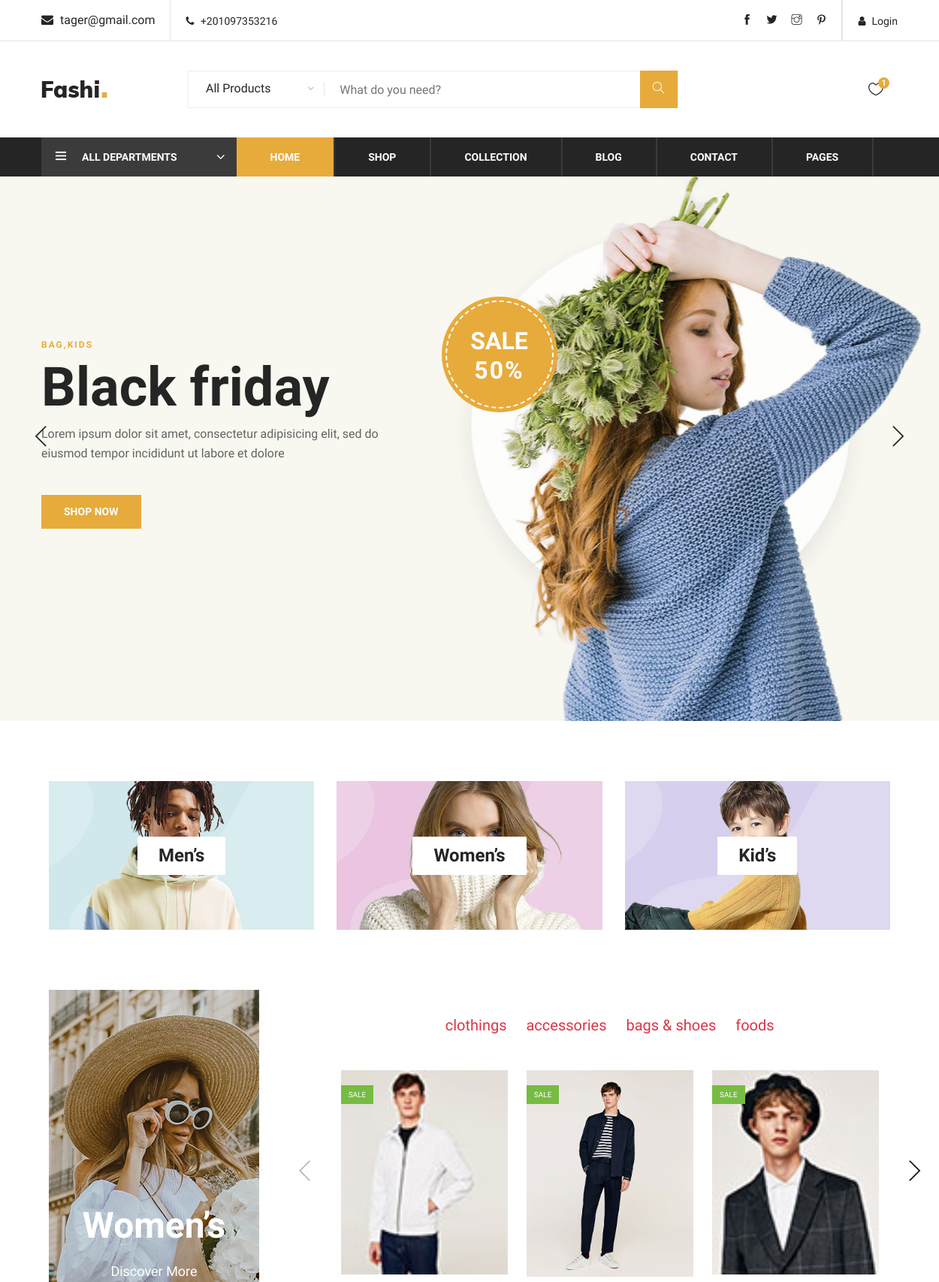
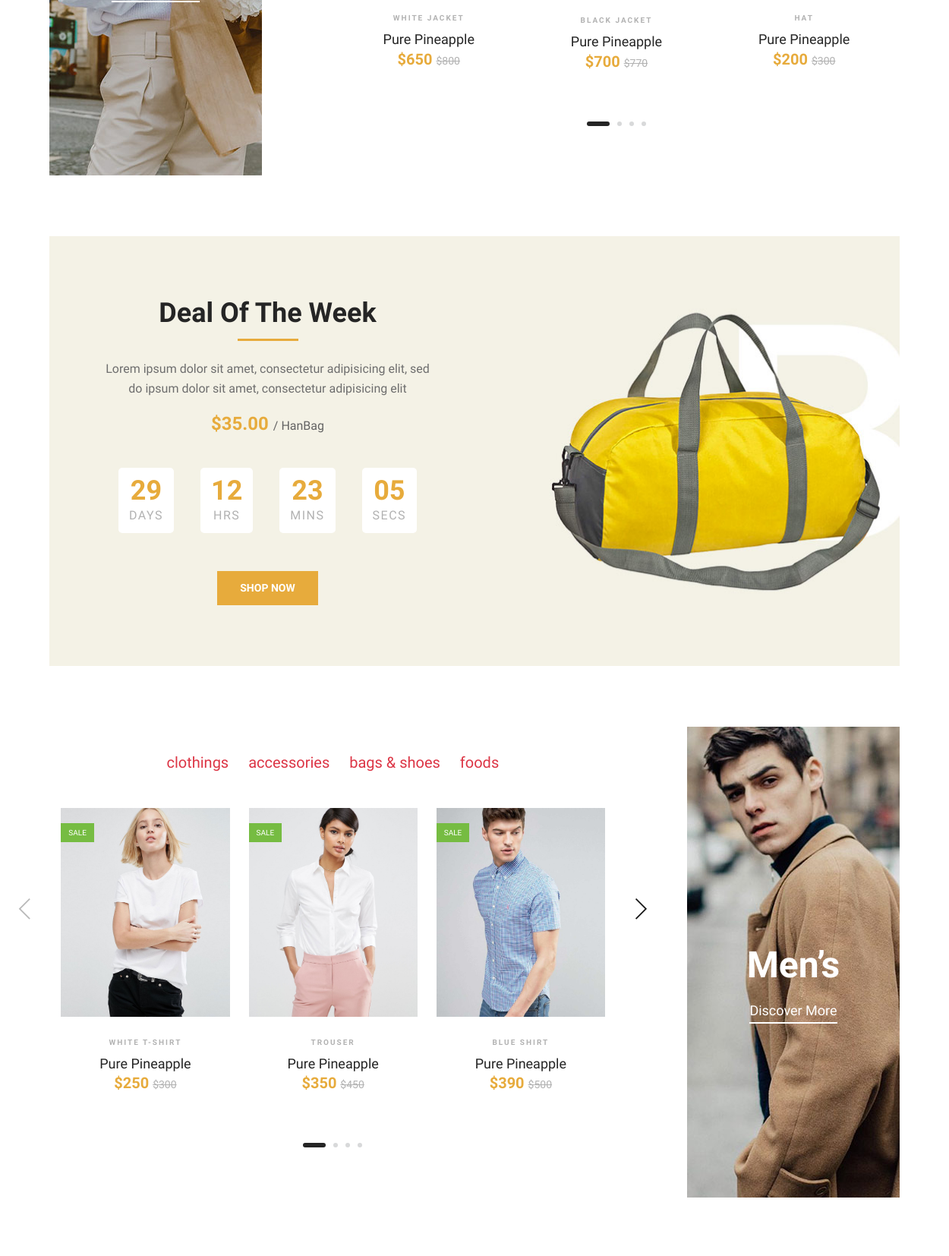
The page / (upper part) on the database its author committed (2 pictures, top to bottom).
### tables this page shows
CREATE TABLE `side_info` (
  `id` int(11) NOT NULL,
  `site_name` varchar(50) NOT NULL,
  `site_image` text NOT NULL,
  `site_address` varchar(50) NOT NULL,
  `site_location` text NOT NULL,
  `site_phone` varchar(30) NOT NULL,
  `site_email` varchar(50) NOT NULL,
  `site_facebook` varchar(50) NOT NULL,
  `site_twitter` varchar(50) NOT NULL,
  `site_pinterest` varchar(50) NOT NULL,
  `site_instagram` varchar(50) NOT NULL
);

CREATE TABLE `categories` (
  `id` int(11) NOT NULL,
  `c_name` varchar(50) NOT NULL,
  `c_image` text NOT NULL,
  `status` enum('0','1') NOT NULL
);

CREATE TABLE `products` (
  `id` int(11) NOT NULL,
  `p_name` varchar(50) NOT NULL,
  `p_price` float NOT NULL,
  `p_discount` float NOT NULL,
  `p_image` varchar(100) NOT NULL,
  `p_desc` text NOT NULL,
  `p_stock` tinyint(4) NOT NULL,
  `p_rate` tinyint(4) NOT NULL DEFAULT 0,
  `p_date` date NOT NULL DEFAULT current_timestamp(),
  `id_category` int(11) NOT NULL
);

### index.php (the view, shortened to what this page needs)
<?php include('design_website/header.php');?>
    <header class="header-section">
      <?php include('design_website/header_top.php');?>
      <?php include('design_website/navbar.php');?>
    </header>
    <section class="hero-section">
        <div class="hero-items owl-carousel">
            <div class="single-hero-items set-bg" data-setbg="img/hero-1.jpg">
                <div class="container">
                    <div class="row">
                        <div class="col-lg-5">
                            <span>Bag,kids</span>
                            <h1>Black friday</h1>
                            <p>Lorem ipsum dolor sit amet, consectetur adipisicing elit, sed do eiusmod tempor
                                incididunt ut labore et dolore</p>
                            <a href="#" class="primary-btn">Shop Now</a>
                        </div>
                    </div>
                    <div class="off-card">
                        <h2>Sale <span>50%</span></h2>
                    </div>
                </div>
            </div>
        </div>
    </section>
    <div class="banner-section spad">
        <div class="container-fluid">
            <div class="row">
                <div class="col-lg-4">
                    <div class="single-banner">
                        <div class="inner-text">
                            <h4>Men’s</h4>
                        </div>
                    </div>
                </div>
                <div class="col-lg-4">
                    <div class="single-banner">
                        <div class="inner-text">
                            <h4>Women’s</h4>
                        </div>
                    </div>
                </div>
                <div class="col-lg-4">
                    <div class="single-banner">
                        <div class="inner-text">
                            <h4>Kid’s</h4>
                        </div>
                    </div>
                </div>
            </div>
        </div>
    </div>
    <section class="women-banner spad">
        <div class="container-fluid">
            <div class="row">
                <div class="col-lg-3">
                    <div class="product-large set-bg" data-setbg="img/products/women-large.jpg">
                        <h2>Women’s</h2>
                        <a href="#">Discover More</a>
                    </div>
                </div>
                <div class="col-lg-8 offset-lg-1">
                    <div class="filter-control">
                        <ul>
<?php
$select_cate = "SELECT id , c_name FROM categories";
$rsl_cate = $conn->query($select_cate);
foreach($rsl_cate  as $row_cate){
?>
        <li class=""><a class="stretched-link text-danger" href="index.php?id=<?=$row_cate['id']?>"><?=$row_cate['c_name']?></a></li>
<?php
}
?>
         </ul>
         </div>
         <div class="product-slider owl-carousel">
<?php
if(isset($_GET['id'])){
    $id= $_GET['id'];
    $select_product= "SELECT * FROM products WHERE id_category = $id ORDER BY id DESC LIMIT 12 ";
}else{
    $select_product= "SELECT * FROM products ORDER BY id DESC LIMIT 12";
}
$rsl_product = $conn->query($select_product);
foreach($rsl_product as $row_product){
?>
                        <div class="product-item">
                            <div class="pi-pic">
                                <img src="images/products/<?=$row_product['p_image']?>" alt="<?=$row_product['p_name']?>">
                                <div class="sale">Sale</div>
                            </div>
                            <div class="pi-text">
                                <div class="catagory-name"><?=$row_product['p_name']?></div>
                                <a href="#">
                                    <h5>Pure Pineapple</h5>
                                </a>
                                <div class="product-price">
                                    $<?=$row_product['p_discount']?>
                                    <span>$<?=$row_product['p_price']?></span>
                                </div>
                            </div>
                        </div>
<?php
}
?>
                    </div>
                </div>
            </div>
        </div>
    </section>
    <section class="deal-of-week set-bg spad" data-setbg="img/time-bg.jpg">
        <div class="container">
            <div class="col-lg-6 text-center">
                <div class="section-title">
                    <h2>Deal Of The Week</h2>
                    <p>Lorem ipsum dolor sit amet, consectetur adipisicing elit, sed<br /> do ipsum dolor sit amet,
                        consectetur adipisicing elit </p>
                    <div class="product-price">
                        $35.00
                        <span>/ HanBag</span>
                    </div>
                </div>
                <div class="countdown-timer" id="countdown">
                </div>
                <a href="#" class="primary-btn">Shop Now</a>
            </div>
        </div>
    </section>
    <section class="man-banner spad">
        <div class="container-fluid">
            <div class="row">
                <div class="col-lg-8">
                    <div class="filter-control">
                    <ul>
<?php
$select_cate = "SELECT id , c_name FROM categories";
$rsl_cate = $conn->query($select_cate);
foreach($rsl_cate  as $row_cate){
?>
        <li class=""><a class="stretched-link text-danger" href="index.php?id=<?=$row_cate['id']?>"><?=$row_cate['c_name']?></a></li>
<?php
}
?>
         </ul>
         </div>
         <div class="product-slider owl-carousel">
<?php
if(isset($_GET['id'])){
    $id= $_GET['id'];
    $select_product= "SELECT * FROM products WHERE id_category = $id ORDER BY id DESC LIMIT 12 ";
}else{
    $select_product= "SELECT * FROM products ORDER BY id  LIMIT 12";
}
$rsl_product = $conn->query($select_product);
foreach($rsl_product as $row_product){
?>
                        <div class="product-item">
                            <div class="pi-pic">
                                <img src="images/products/<?=$row_product['p_image']?>" alt="<?=$row_product['p_name']?>">
                                <div class="sale">Sale</div>
                            </div>
                            <div class="pi-text">
                                <div class="catagory-name"><?=$row_product['p_name']?></div>
                                <a href="#">
                                    <h5>Pure Pineapple</h5>
                                </a>
                                <div class="product-price">
                                    $<?=$row_product['p_discount']?>
                                    <span>$<?=$row_product['p_price']?></span>
                                </div>
                            </div>
                        </div>
<?php
}
?>
                    </div>
                </div>
                <div class="col-lg-3 offset-lg-1">
                    <div class="product-large set-bg m-large" data-setbg="img/products/man-large.jpg">
                        <h2>Men’s</h2>
                        <a href="#">Discover More</a>
                    </div>
                </div>
            </div>
        </div>
    </section>
    <?php include('design_website/footer.php');?>

### design_website/header_top.php (shortened to what this page needs)
<?php
$select_info="SELECT * FROM side_info";
$rslt_info=$conn->query($select_info);
$row_info=$rslt_info->fetch_assoc();
?>
<div class="header-top">
                <div class="container">
                <div class="<?php if(isset($_SESSION['user_web'])) echo 'ht-right';?>">
                <div class="ht-left">
                    <div class="mail-service">
                        <i class=" fa fa-envelope"></i>
                       <?=$row_info['site_email'];?>
                    </div>
                    <div class="phone-service">
                        <i class=" fa fa-phone"></i>
                        <?=$row_info['site_phone'];?>
                    </div>
                </div>
                <div class="ht-right">
                   <?php if (isset($_SESSION['user_web'])){?>
                   <a href="design_functions/logout.php" class="login-panel" >Logout</a>
                   <?php } else{?>
                   <a href="login.php" class="login-panel"><i class="fa fa-user"></i>Login</a>
                   <?php }?>
                    <div class="top-social">
                        <a href="<?=$row_info['site_facebook'];?>"><i class="ti-facebook"></i></a>
                        <a href="<?=$row_info['site_twitter'];?>"><i class="ti-twitter-alt"></i></a>
                        <a href="<?=$row_info['site_instagram'];?>"><i class="ti-instagram"></i></a>
                        <a href="<?=$row_info['site_pinterest'];?>"><i class="ti-pinterest"></i></a>
                    </div>
                </div>
                </div>
            </div>
        </div>
        <div class="container">
            <div class="inner-header">
                <div class="row">
                    <div class="col-lg-2 col-md-2">
                        <div class="logo">
                            <a href="./index.php">
                                <img src="img/logo.png" alt="">
                            </a>
                        </div>
                    </div>
                    <div class="col-lg-7 col-md-7"  >
                        <div class="advanced-search"  style="position: relative;">
                            <button type="button" class="category-btn">All Products &nbsp;&nbsp;  </button>
                            <div class="input-group">
                                <input type="text" placeholder="What do you need?" class="search_product">
                                <button type="button"><i class="ti-search"></i></button>
                            </div>
                        </div>
                        <div class="rslt_serch p-3 px-4 " style="z-index:33; position:absolute; top:55px ; left:35px; width:89%; " >
                        </div>
                    </div>
                    <div class="col-lg-3 text-right col-md-3">
                        <ul class="nav-right" style="display:<?=$display_none?>;"  >
                            <li class="heart-icon">
                                <a href="#">
                                    <i class="icon_heart_alt"></i>
                                    <span>1</span>
                                </a>
                            </li>
                        </ul>
                    </div>
                </div>
            </div>
        </div>

### rows shown on the page
side_info: site_email "tager@gmail.com", site_phone "+201097353216"
categories: c_name "clothings"
categories: c_name "accessories"
categories: c_name "bags & shoes"
categories: c_name "foods"
products: p_image (picture), p_name "WHITE JACKET", p_discount "650", p_price "800"
products: p_image (picture), p_name "BLACK JACKET", p_discount "700", p_price "770"
products: p_image (picture), p_name "HAT", p_discount "200", p_price "300"
products: p_image (picture), p_name "WHITE T-SHIRT", p_discount "250", p_price "300"
products: p_image (picture), p_name "TROUSER", p_discount "350", p_price "450"
products: p_image (picture), p_name "BLUE SHIRT", p_discount "390", p_price "500"
